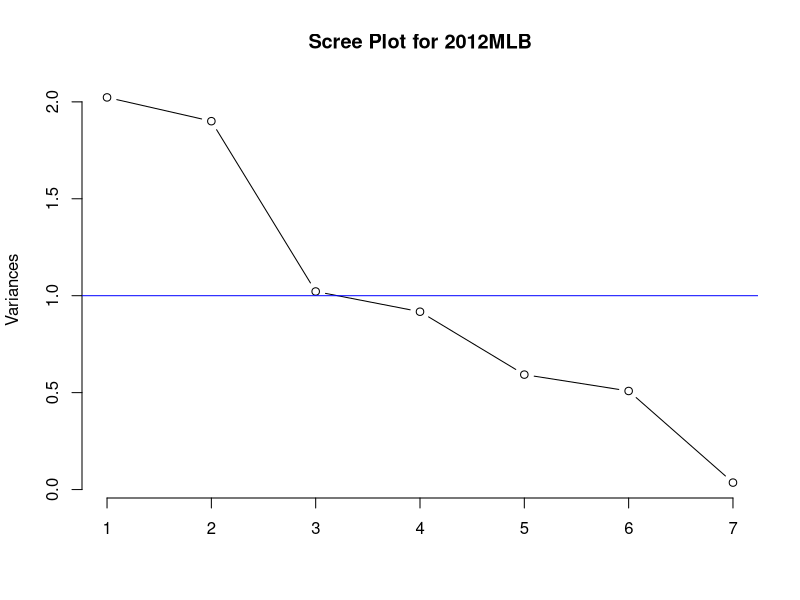
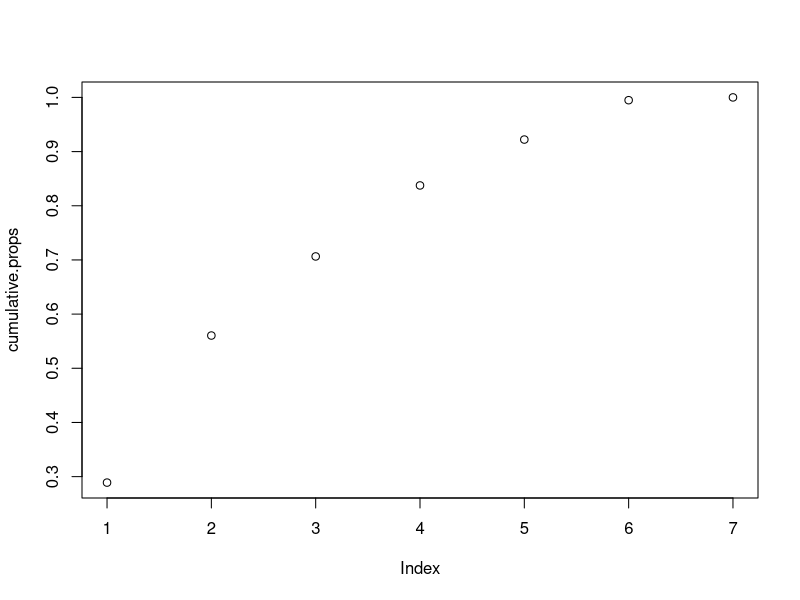
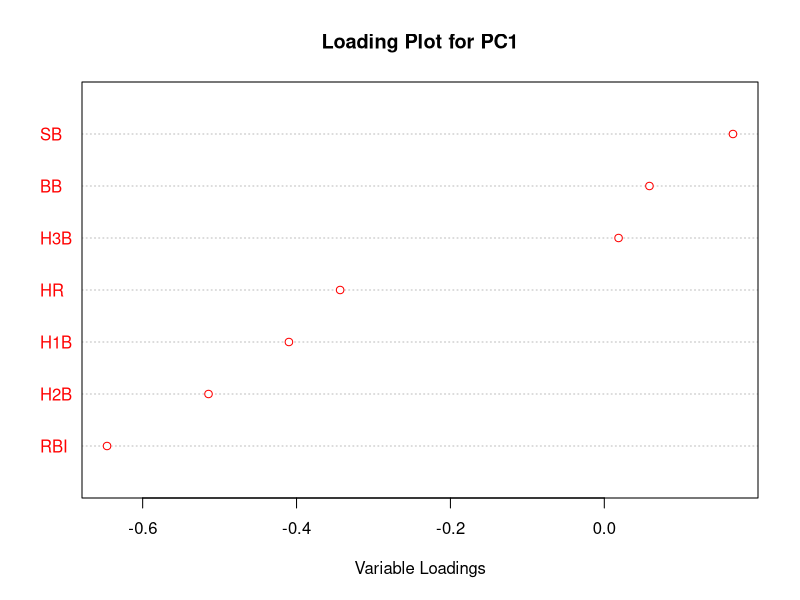
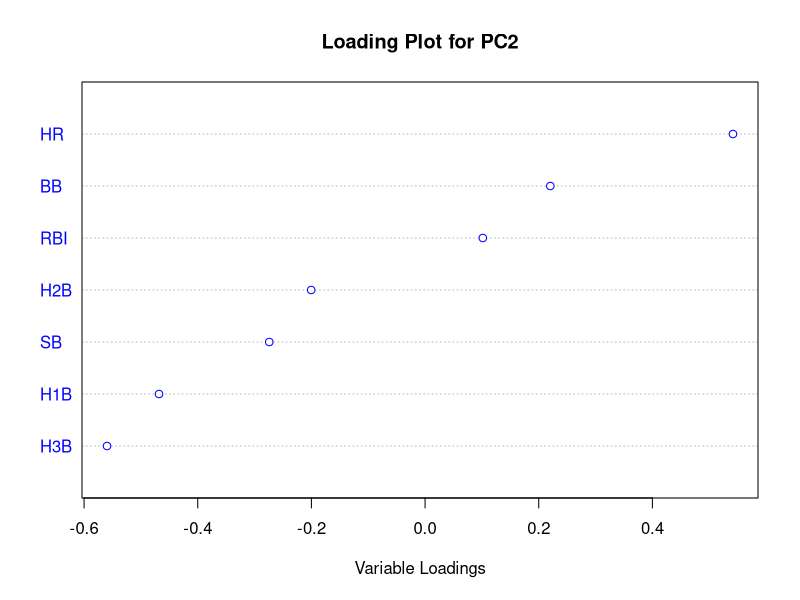
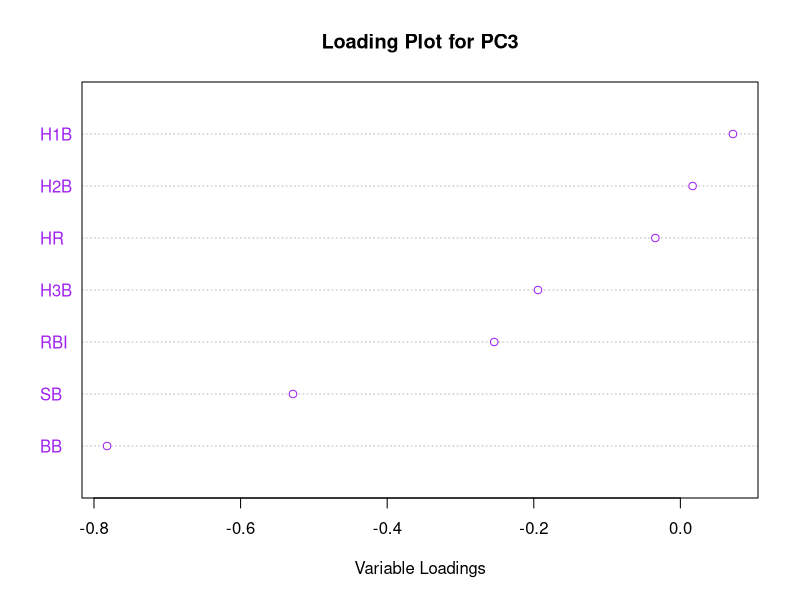
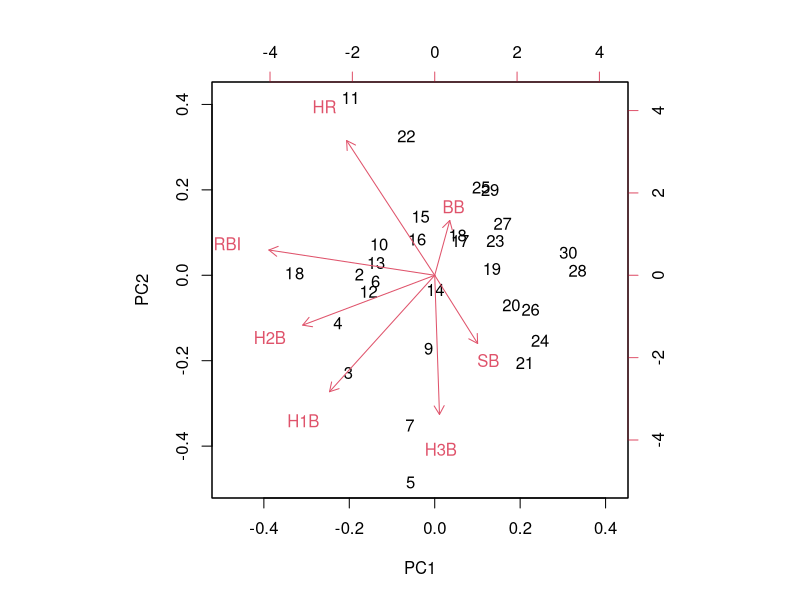

The R script that drew these images, in order:
## ---- chunk 1
data <- read.csv("2012MLB.csv",  # 資料檔名 
                 header=T,          # 資料中的第一列，作為欄位名稱
                 sep=",")           # 將逗號視為分隔符號來讀取資料

head(data)
## ---- chunk 2
pca <- prcomp(formula = ~ H1B+H2B+H3B+HR+RBI+SB+BB,  #選擇七個變數 
              data = data,                           # 資料
              scale = TRUE)                          # 正規化資料
# 這就是我們的主成份
pca  
## ---- chunk 3
# 使用plot()函式
plot(pca,         # 放pca
     type="line", # 用直線連結每個點
     main="Scree Plot for 2012MLB") # 主標題

# 用藍線標示出特徵值=1的地方
abline(h=1, col="blue") # Kaiser eigenvalue-greater-than-one rule
## ---- chunk 4
    vars <- (pca$sdev)^2  # 從pca中取出標準差(pca$sdev)後再平方，計算variance(特徵值)
    vars
## ---- chunk 5
    # 計算每個主成分的解釋比例 = 各個主成分的特徵值/總特徵值
    props <- vars / sum(vars)    
    props
## ---- chunk 6
    cumulative.props <- cumsum(props)  # 累加前n個元素的值
    cumulative.props
## ---- chunk 7
    #當我們取前三個主成份，可以解釋 70.64% 的變異
    cumulative.props[3]

    # 累積解釋比例圖
    plot(cumulative.props)
## ---- chunk 8
# pca$rotation 
top3_pca.data <- pca$x[, 1:3]
top3_pca.data 
## ---- chunk 9
# 特徵向量(原變數的線性組合)
pca$rotation
## ---- chunk 10
top3.pca.eigenvector <- pca$rotation[, 1:3]
top3.pca.eigenvector
## ---- chunk 11
first.pca <- top3.pca.eigenvector[, 1]   #  第一主成份
second.pca <- top3.pca.eigenvector[, 2]  #  第二主成份
third.pca <- top3.pca.eigenvector[, 3]   #  第三主成份
## ---- chunk 12
# 第一主成份：由小到大排序原變數的係數
first.pca[order(first.pca, decreasing=FALSE)]  
# 使用dotchart，繪製主成份負荷圖
dotchart(first.pca[order(first.pca, decreasing=FALSE)] ,   # 排序後的係數
         main="Loading Plot for PC1",                      # 主標題
         xlab="Variable Loadings",                         # x軸的標題
         col="red")                                        # 顏色
## ---- chunk 13
# 第二主成份：由小到大排序原變數的係數
second.pca[order(second.pca, decreasing=FALSE)]  
# 使用dotchart，繪製主成份負荷圖
dotchart(second.pca[order(second.pca, decreasing=FALSE)] ,  # 排序後的係數
         main="Loading Plot for PC2",                       # 主標題
         xlab="Variable Loadings",                          # x軸的標題
         col="blue")                                        # 顏色
## ---- chunk 14
# 第三主成份：由小到大排序原變數的係數
third.pca[order(third.pca, decreasing=FALSE)]  
# 使用dotchart，繪製主成份負荷圖
dotchart(third.pca[order(third.pca, decreasing=FALSE)] ,   # 排序後的係數
         main="Loading Plot for PC3",                      # 主標題
         xlab="Variable Loadings",                         # x軸的標題
         col="purple")                                     # 顏色
## ---- chunk 15
# 選取 PC1 和 PC2 繪製主成份負荷圖
biplot(pca, choices=1:2)  
